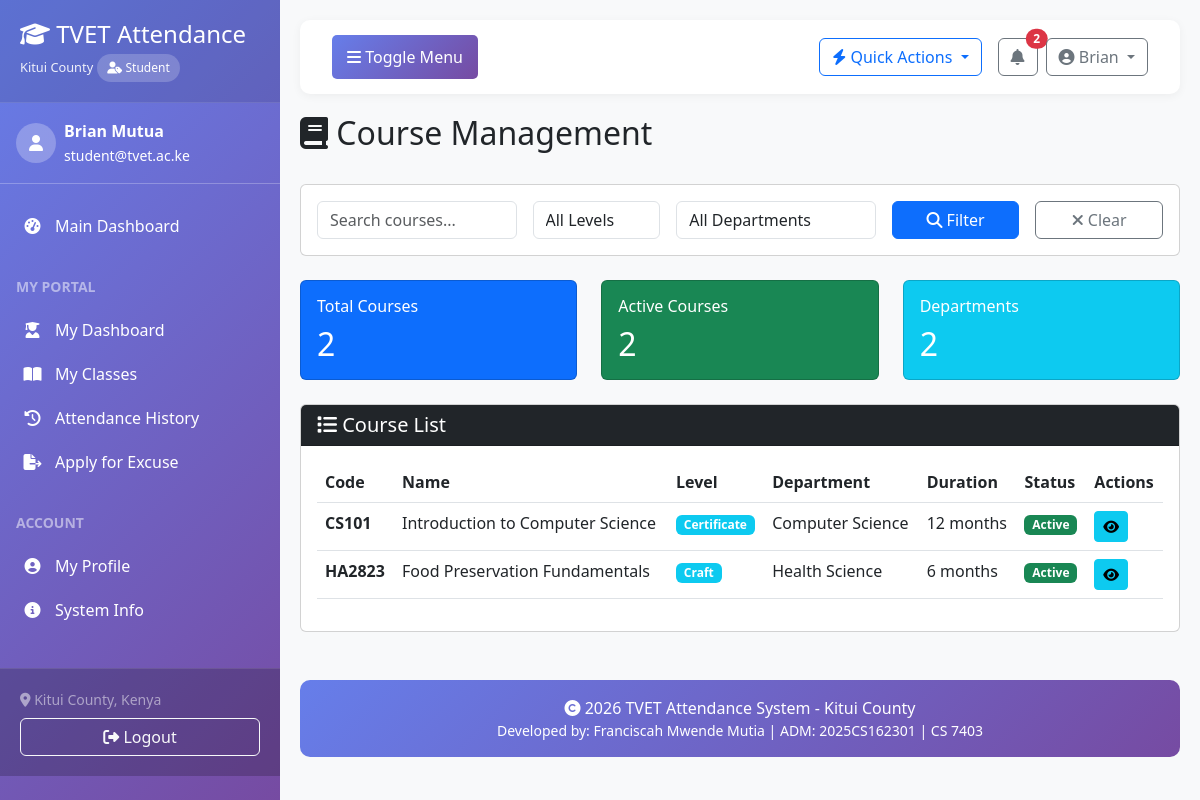
/courses/ (signed in), run on an earlier commit of the app's database.
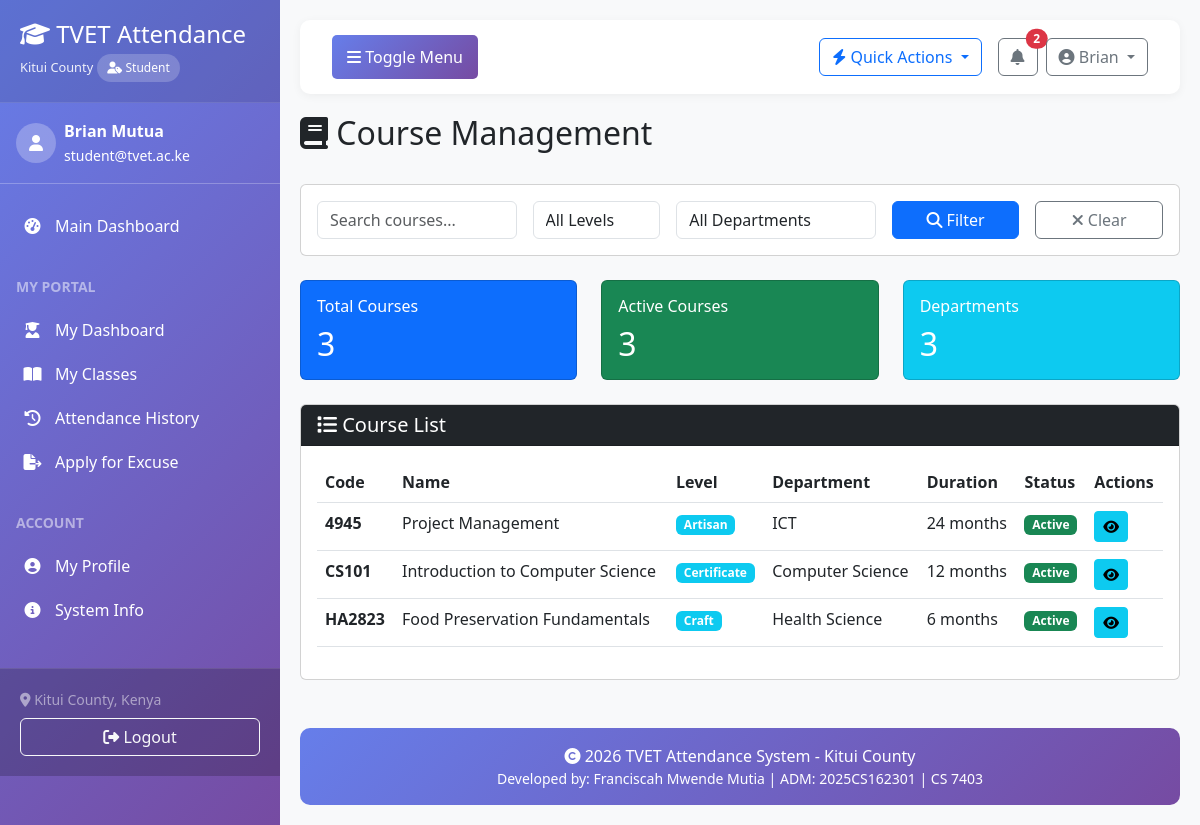
And on a later commit of the database.
### courses/models.py (models this page shows, shortened)
class Course(models.Model):
    LEVEL_CHOICES = (
        ('certificate', 'Certificate'),
        ('diploma', 'Diploma'),
        ('artisan', 'Artisan'),
        ('craft', 'Craft'),
    )
    code = models.CharField(max_length=20, unique=True)
    name = models.CharField(max_length=200)
    description = models.TextField(blank=True)
    level = models.CharField(max_length=20, choices=LEVEL_CHOICES, default='certificate')
    duration_months = models.IntegerField(default=12)
    department = models.CharField(max_length=100)
    is_active = models.BooleanField(default=True)
    created_at = models.DateTimeField(auto_now_add=True)
    updated_at = models.DateTimeField(auto_now=True)
    class Meta:
        ordering = ['code']

### courses/views.py (the view)
# urls.py: path('', views.course_list, name='list'),
@login_required
def course_list(request):
    query = request.GET.get('q', '')
    level = request.GET.get('level', '')
    department = request.GET.get('department', '')
    courses = Course.objects.all()
    if query:
        courses = courses.filter(
            Q(code__icontains=query) |
            Q(name__icontains=query) |
            Q(description__icontains=query)
        )
    if level:
        courses = courses.filter(level=level)
    if department:
        courses = courses.filter(department__icontains=department)
    total_courses = courses.count()
    active_courses = courses.filter(is_active=True).count()
    departments = Course.objects.values_list('department', flat=True).distinct()
    paginator = Paginator(courses.order_by('code'), 20)
    page_number = request.GET.get('page')
    page_obj = paginator.get_page(page_number)
    context = {
        'page_obj': page_obj,
        'query': query,
        'level': level,
        'department': department,
        'departments': departments,
        'total_courses': total_courses,
        'active_courses': active_courses,
        'level_choices': Course.LEVEL_CHOICES,
    }
    return render(request, 'courses/course_list.html', context)

### accounts/context_processors.py (called while the page is built, shortened)
def active_session(request):
    context = {
        'active_session': None,
        'active_sessions_count': 0,
        'recent_sessions': []
    }
    if request.user.is_authenticated:
        if request.user.user_type == 'instructor':
            active_sessions = AttendanceSession.objects.filter(
                instructor=request.user,
                status='ongoing'
            ).order_by('-session_date', '-start_time')
            context['active_sessions_count'] = active_sessions.count()
            context['active_session'] = active_sessions.first()
            context['recent_sessions'] = active_sessions[:3]
        elif request.user.user_type == 'student':
            try:
                student = request.user.student
            except:
                pass
    return context

### templates/courses/course_list.html (shortened to what the changed rows need)
{% extends 'base.html' %}
{% load crispy_forms_tags %}
{% block content %}
<div class="d-flex justify-content-between align-items-center mb-4">
    <h2><i class="fas fa-book"></i> Course Management</h2>
</div>
<div class="row mb-4">
    <div class="col-md-4">
        <div class="card text-white bg-primary">
            <div class="card-body">
                <h6 class="card-title">Total Courses</h6>
                <h2 class="mb-0">{{ total_courses }}</h2>
            </div>
        </div>
    </div>
    <div class="col-md-4">
        <div class="card text-white bg-success">
            <div class="card-body">
                <h6 class="card-title">Active Courses</h6>
                <h2 class="mb-0">{{ active_courses }}</h2>
            </div>
        </div>
    </div>
    <div class="col-md-4">
        <div class="card text-white bg-info">
            <div class="card-body">
                <h6 class="card-title">Departments</h6>
                <h2 class="mb-0">{{ departments|length }}</h2>
            </div>
        </div>
    </div>
</div>
<div class="card">
    <div class="card-body">
        <div class="table-responsive">
            <table class="table table-hover">
                <thead>
                    <tr>
                        <th>Code</th>
                        <th>Name</th>
                        <th>Level</th>
                        <th>Department</th>
                        <th>Duration</th>
                        <th>Status</th>
                        <th>Actions</th>
                    </tr>
                </thead>
                <tbody>
                    {% for course in page_obj %}
                    <tr>
                        <td>
                            <strong>{{ course.code }}</strong>
                        </td>
                        <td>{{ course.name }}</td>
                        <td>
                            <span class="badge bg-info">{{ course.get_level_display }}</span>
                        </td>
                        <td>{{ course.department }}</td>
                        <td>{{ course.duration_months }} months</td>
                        <td>
                            {% if course.is_active %}
                            <span class="badge bg-success">Active</span>
                            {% else %}
                            <span class="badge bg-danger">Inactive</span>
                            {% endif %}
                        </td>
                        <td>
                            <div class="btn-group btn-group-sm">
                                <a href="{% url 'courses:detail' course.pk %}" class="btn btn-info" title="View">
                                    <i class="fas fa-eye"></i>
                                </a>
                            </div>
                        </td>
                    </tr>
                    {% endfor %}
                </tbody>
            </table>
        </div>
    </div>
</div>
{% endblock %}

What changed in the data, as far as the page shows it:
added Course: code "4945", name "Project Management", level "Artisan", department "ICT", duration_months "24", is_active "Active"
Also different on the page:
{{ total_courses }}: "2" → "3"
{{ active_courses }}: "2" → "3"
{{ departments|length }}: "2" → "3"
